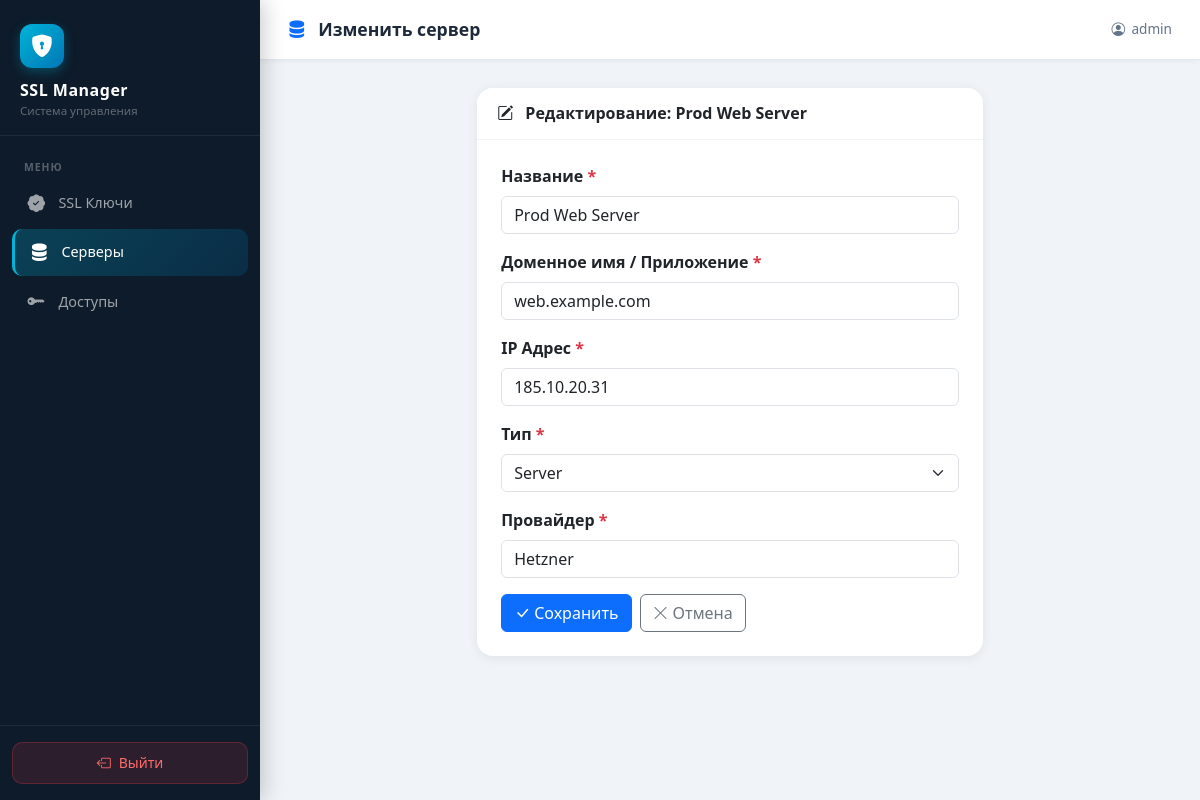
Page /servers/edit/1 (signed in) on the committed database.
### models.py (models this page shows, shortened)
class User(UserMixin, db.Model):
    __tablename__ = 'users'
    id = db.Column(db.Integer, primary_key=True)
    username = db.Column(db.String(80), unique=True, nullable=False)
    password_hash = db.Column(db.String(256), nullable=False)
    created_at = db.Column(db.DateTime, nullable=False, default=datetime.utcnow)

class TimestampMixin:
    created_at = db.Column(db.DateTime, nullable=False, default=datetime.utcnow)
    updated_at = db.Column(db.DateTime, nullable=False,
                           default=datetime.utcnow, onupdate=datetime.utcnow)

class ExpiryMixin:
    @property
    def is_expired(self) -> bool:
        if self.valid_until is None:
            return False
        return self.valid_until < date.today()

class Server(TimestampMixin, ExpiryMixin, db.Model):
    __tablename__ = 'servers'
    id = db.Column(db.Integer, primary_key=True)
    name = db.Column(db.String(200), nullable=False)
    domain = db.Column(db.String(200), nullable=False)
    ip_address = db.Column(db.String(50), nullable=False)
    server_type = db.Column(db.String(20), nullable=False)
    provider = db.Column(db.String(200), nullable=False)
    valid_until = db.Column(db.Date, nullable=True)

### routes/servers.py (the view, shortened to what this page needs)
@servers_bp.route('/edit/<int:server_id>', methods=['GET', 'POST'])
@login_required
def edit(server_id):
    server = Server.query.get_or_404(server_id)
    form = {}
    return render_template('servers/form.html', action='edit', item=server, form=form)

### templates/servers/form.html (shortened to what this page needs)
{% extends "base.html" %}
{% block page_title %}
<i class="bi bi-server me-2 text-primary"></i>
{{ 'Добавить сервер' if action == 'add' else 'Изменить сервер' }}
{% endblock %}
{% block content %}
<div class="row justify-content-center">
    <div class="col-lg-7">
        <div class="card">
            <div class="card-header">
                <h6 class="mb-0 fw-semibold">
                    <i class="bi bi-{{ 'plus-circle' if action == 'add' else 'pencil-square' }} me-2"></i>
                    {{ 'Новый сервер' if action == 'add' else 'Редактирование: ' + item.name }}
                </h6>
            </div>
            <div class="card-body p-4">
                <form method="POST" id="serverForm">
                    <div class="mb-3">
                        <label class="form-label fw-semibold">Название <span class="text-danger">*</span></label>
                        <input type="text" class="form-control" name="name"
                            value="{{ form.get('name', item.name if item else '') }}"
                            placeholder="Например: Основной сервер" required>
                    </div>
                    <div class="mb-3">
                        <label class="form-label fw-semibold">Доменное имя / Приложение <span
                                class="text-danger">*</span></label>
                        <input type="text" class="form-control" name="domain"
                            value="{{ form.get('domain', item.domain if item else '') }}"
                            placeholder="server.example.com" required>
                    </div>
                    <div class="mb-3">
                        <label class="form-label fw-semibold">IP Адрес <span class="text-danger">*</span></label>
                        <input type="text" class="form-control" name="ip_address"
                            value="{{ form.get('ip_address', item.ip_address if item else '') }}"
                            placeholder="192.168.1.1" required>
                    </div>
                    <div class="mb-3">
                        <label class="form-label fw-semibold">Тип <span class="text-danger">*</span></label>
                        <select class="form-select" name="server_type" id="serverType" required>
                            <option value="Server" {{ 'selected' if form.get('server_type', item.server_type if item
                                else '' )=='Server' else '' }}>
                                Server</option>
                        </select>
                    </div>
                    <div class="mb-3">
                        <label class="form-label fw-semibold">Провайдер <span class="text-danger">*</span></label>
                        <input type="text" class="form-control" name="provider"
                            value="{{ form.get('provider', item.provider if item else '') }}"
                            placeholder="Например: DigitalOcean, Hetzner" required>
                    </div>
                    <div class="d-flex gap-2">
                        <button type="submit" class="btn btn-primary">
                            <i class="bi bi-check-lg me-1"></i>{{ 'Добавить' if action == 'add' else 'Сохранить' }}
                        </button>
                        <a href="{{ url_for('servers.index') }}" class="btn btn-outline-secondary">
                            <i class="bi bi-x-lg me-1"></i>Отмена
                        </a>
                    </div>
                </form>
            </div>
        </div>
    </div>
</div>
{% endblock %}

### templates/base.html (shortened to what this page needs)
<!DOCTYPE html>
<html lang="ru">
<head>
    <link href="https://cdn.jsdelivr.net/npm/bootstrap@5.3.3/dist/css/bootstrap.min.css" rel="stylesheet">
    <link href="https://cdn.jsdelivr.net/npm/bootstrap-icons@1.11.3/font/bootstrap-icons.min.css" rel="stylesheet">
</head>
<body>
    <div id="sidebar">
        <div class="sidebar-logo">
            <div class="logo-icon"><i class="bi bi-shield-lock-fill"></i></div>
            <div class="app-name">SSL Manager</div>
            <div class="app-sub">Система управления</div>
        </div>
        <nav class="sidebar-nav">
            <div class="nav-label">Меню</div>
            <a href="{{ url_for('ssl.index') }}" class="nav-link {{ 'active' if request.blueprint == 'ssl' else '' }}">
                <i class="bi bi-patch-check-fill"></i> SSL Ключи
            </a>
            <a href="{{ url_for('servers.index') }}"
                class="nav-link {{ 'active' if request.blueprint == 'servers' else '' }}">
                <i class="bi bi-server"></i> Серверы
            </a>
            <a href="{{ url_for('accesses.index') }}"
                class="nav-link {{ 'active' if request.blueprint == 'accesses' else '' }}">
                <i class="bi bi-key-fill"></i> Доступы
            </a>
        </nav>
        <div class="sidebar-footer">
            <a href="{{ url_for('auth.logout') }}" class="btn-logout text-decoration-none">
                <i class="bi bi-box-arrow-left"></i> Выйти
            </a>
        </div>
    </div>
    <div id="main-content">
        <div class="topbar">
            <span class="topbar-title">{% block page_title %}{% endblock %}</span>
            <div class="topbar-user">
                <i class="bi bi-person-circle"></i>
                {{ current_user.username }}
            </div>
        </div>
        <div class="page-body">
            {% block content %}{% endblock %}
        </div>
    </div>
</body>
</html>

### templates/base.html (style rules this page uses)
:root { --sidebar-width: 260px; --sidebar-bg: #0d1b2a; --sidebar-accent: #00b4d8; --topbar-height: 60px; --body-bg: #f0f4f8; }
body { background: var(--body-bg); font-family: 'Segoe UI', Tahoma, Geneva, Verdana, sans-serif; margin: 0; }
#sidebar { position: fixed; top: 0; left: 0; width: var(--sidebar-width); height: 100vh; background: var(--sidebar-bg); display: flex; flex-direction: column; z-index: 1000; box-shadow: 4px 0 20px rgba(0, 0, 0, 0.2); }
.sidebar-logo { padding: 1.5rem 1.25rem 1rem; border-bottom: 1px solid rgba(255, 255, 255, 0.07); }
.sidebar-logo .logo-icon { width: 44px; height: 44px; background: linear-gradient(135deg, #00b4d8, #0077b6); border-radius: 12px; display: flex; align-items: center; justify-content: center; margin-bottom: 0.6rem; box-shadow: 0 4px 12px rgba(0, 180, 216, 0.3); }
.sidebar-logo .logo-icon i { font-size: 1.4rem; color: white; }
.sidebar-logo .app-name { color: #fff; font-weight: 700; font-size: 1rem; letter-spacing: 0.5px; }
.sidebar-logo .app-sub { color: rgba(255, 255, 255, 0.35); font-size: 0.72rem; }
.sidebar-nav { flex: 1; padding: 1rem 0.75rem; overflow-y: auto; }
.nav-label { color: rgba(255, 255, 255, 0.3); font-size: 0.65rem; font-weight: 600; text-transform: uppercase; letter-spacing: 1px; padding: 0.5rem 0.75rem 0.25rem; }
.sidebar-nav .nav-link { color: rgba(255, 255, 255, 0.6); border-radius: 10px; padding: 0.65rem 0.9rem; margin-bottom: 2px; display: flex; align-items: center; gap: 0.75rem; transition: all 0.2s; font-size: 0.9rem; text-decoration: none; }
.sidebar-nav .nav-link i { font-size: 1.1rem; width: 20px; text-align: center; }
.sidebar-nav .nav-link.active { color: #fff; background: linear-gradient(135deg, rgba(0, 180, 216, 0.25), rgba(0, 119, 182, 0.2)); border-left: 3px solid var(--sidebar-accent); }
.sidebar-footer { padding: 1rem 0.75rem; border-top: 1px solid rgba(255, 255, 255, 0.07); }
.btn-logout { width: 100%; background: rgba(220, 53, 69, 0.15); border: 1px solid rgba(220, 53, 69, 0.3); color: #ff6b6b; border-radius: 10px; padding: 0.6rem; font-size: 0.875rem; font-weight: 500; transition: all 0.2s; display: flex; align-items: center; justify-content: center; gap: 0.5rem; }
#main-content { margin-left: var(--sidebar-width); min-height: 100vh; }
.topbar { background: #fff; height: var(--topbar-height); display: flex; align-items: center; padding: 0 1.75rem; border-bottom: 1px solid #e2e8f0; box-shadow: 0 1px 6px rgba(0, 0, 0, 0.05); position: sticky; top: 0; z-index: 100; }
.topbar-title { font-weight: 700; font-size: 1.1rem; color: #1e293b; }
.topbar-user { margin-left: auto; color: #64748b; font-size: 0.85rem; display: flex; align-items: center; gap: 0.4rem; }
.page-body { padding: 1.75rem; }
.card { border: none; border-radius: 16px; box-shadow: 0 2px 12px rgba(0, 0, 0, 0.07); }
.card-header { background: #fff; border-bottom: 1px solid #f1f5f9; border-radius: 16px 16px 0 0 !important; padding: 1rem 1.25rem; }

### rows in the picture
User: username "admin"
Server: name "Редактирование: Prod Web Server", name "Prod Web Server", domain "web.example.com", ip_address "185.10.20.31", provider "Hetzner"

### other values in the picture
{{ 'Добавить сервер' if action == 'add' else 'Изменить сервер' }} "Изменить сервер"
{{ 'Добавить' if action == 'add' else 'Сохранить' }} "Сохранить"
